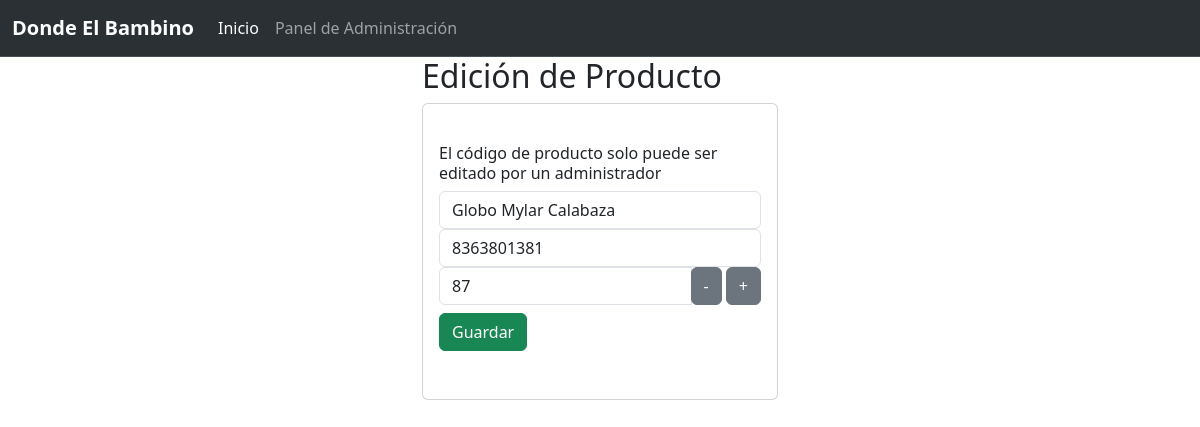
The page /edicionProducto/8363801381 on the database its author committed.
### Aplicaciones/inventario/models.py (models this page shows, shortened)
class Producto(models.Model):
    nombre = models.CharField(max_length=100)
    codigo = models.IntegerField(primary_key=True)
    cantidad = models.IntegerField()

### Aplicaciones/inventario/views.py (the view)
# urls.py: path("edicionProducto/<codigo>", views.edicionProducto),
def edicionProducto(request, codigo):
    producto = Producto.objects.get(codigo=codigo)
    return render(request, "edicionProducto.html", {"producto": producto})

### Aplicaciones/inventario/templates/edicionProducto.html (shortened to what this page needs)
{% extends "./base.html" %}
{% block body %}
<div class="row">
    <div class="col-md-4 offset-md-4">
        <h2>Edición de Producto</h2>
        <div class="card">
            <div class="card-body">
                <form class="py-4" action="/editarProducto/" method="POST"> {% csrf_token %}
                    <h6>El código de producto solo puede ser editado por un administrador</h6>
                    <div class="form-group">
                        <input value="{{ producto.nombre }}" type="text" id="txtNombre" name="txtNombre" class="form-control" placeholder="Nombre" minlength="1" required>
                    </div>
                    <div class="form-group">
                        <input value="{{ producto.codigo }}" type="text" id="txtCodigo" name="txtCodigo" class="form-control" placeholder="Código" minlength="1" required readonly>
                    </div>
                    <div class="form-group">
                        <div class="input-group">
                            <input value="{{ producto.cantidad }}" type="number" id="txtCantidad" name="txtCantidad" class="form-control" placeholder="Cantidad" minlength="1" required>
                            <div class="input-group-append">
                                <button type="button" class="btn btn-secondary" onclick="decrementarCantidad()">-</button>
                                <button type="button" class="btn btn-secondary" onclick="incrementarCantidad()">+</button>
                            </div>
                        </div>
                    </div>
                    <div class="form-group py-2">
                        <button class="btn btn-success btn-block btnEdicion" type="submit">Guardar</button>
                    </div>
                </form>
            </div>
        </div>
    </div>
</div>
{% endblock %}

### rows shown on the page
Producto: txtNombre "Globo Mylar Calabaza", txtCodigo "8363801381", txtCantidad "87"
